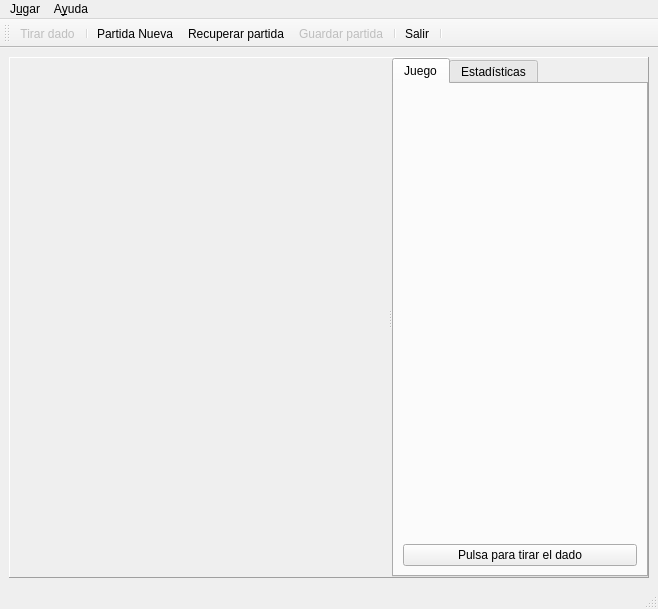
<?xml version="1.0" encoding="UTF-8"?>
<ui version="4.0">
 <author>Mariano Muñoz</author>
 <class>frmMain</class>
 <widget class="QMainWindow" name="frmMain">
  <property name="geometry">
   <rect>
    <x>0</x>
    <y>0</y>
    <width>658</width>
    <height>609</height>
   </rect>
  </property>
  <property name="cursor">
   <cursorShape>PointingHandCursor</cursorShape>
  </property>
  <property name="windowTitle">
   <string>glParchis 2010-2011</string>
  </property>
  <property name="windowIcon">
   <iconset resource="../images/glparchis.qrc">
    <normaloff>:/glparchis/ficharoja.png</normaloff>:/glparchis/ficharoja.png</iconset>
  </property>
  <property name="toolButtonStyle">
   <enum>Qt::ToolButtonTextUnderIcon</enum>
  </property>
  <widget class="QWidget" name="wdg">
   <layout class="QHBoxLayout" name="horizontalLayout">
    <item>
     <widget class="QSplitter" name="splitter">
      <property name="frameShape">
       <enum>QFrame::Panel</enum>
      </property>
      <property name="frameShadow">
       <enum>QFrame::Raised</enum>
      </property>
      <property name="orientation">
       <enum>Qt::Horizontal</enum>
      </property>
      <widget class="QWidget" name="layoutWidget">
       <layout class="QVBoxLayout" name="verticalLayout">
        <item>
         <widget class="wdgUserPanel" name="panel1" native="true">
          <property name="enabled">
           <bool>false</bool>
          </property>
          <property name="sizePolicy">
           <sizepolicy hsizetype="Minimum" vsizetype="Minimum">
            <horstretch>0</horstretch>
            <verstretch>0</verstretch>
           </sizepolicy>
          </property>
          <property name="minimumSize">
           <size>
            <width>378</width>
            <height>125</height>
           </size>
          </property>
         </widget>
        </item>
        <item>
         <widget class="wdgUserPanel" name="panel2" native="true">
          <property name="enabled">
           <bool>true</bool>
          </property>
          <property name="sizePolicy">
           <sizepolicy hsizetype="Minimum" vsizetype="Minimum">
            <horstretch>0</horstretch>
            <verstretch>0</verstretch>
           </sizepolicy>
          </property>
          <property name="minimumSize">
           <size>
            <width>378</width>
            <height>125</height>
           </size>
          </property>
         </widget>
        </item>
        <item>
         <widget class="wdgUserPanel" name="panel3" native="true">
          <property name="enabled">
           <bool>true</bool>
          </property>
          <property name="sizePolicy">
           <sizepolicy hsizetype="Minimum" vsizetype="Minimum">
            <horstretch>0</horstretch>
            <verstretch>0</verstretch>
           </sizepolicy>
          </property>
          <property name="minimumSize">
           <size>
            <width>378</width>
            <height>125</height>
           </size>
          </property>
         </widget>
        </item>
        <item>
         <widget class="wdgUserPanel" name="panel4" native="true">
          <property name="enabled">
           <bool>true</bool>
          </property>
          <property name="sizePolicy">
           <sizepolicy hsizetype="Minimum" vsizetype="Minimum">
            <horstretch>0</horstretch>
            <verstretch>0</verstretch>
           </sizepolicy>
          </property>
          <property name="minimumSize">
           <size>
            <width>378</width>
            <height>125</height>
           </size>
          </property>
         </widget>
        </item>
       </layout>
      </widget>
      <widget class="QWidget" name="layoutWidget">
       <layout class="QVBoxLayout" name="verticalLayout_2">
        <item>
         <widget class="QTabWidget" name="tab">
          <property name="sizePolicy">
           <sizepolicy hsizetype="Expanding" vsizetype="Expanding">
            <horstretch>0</horstretch>
            <verstretch>0</verstretch>
           </sizepolicy>
          </property>
          <property name="autoFillBackground">
           <bool>true</bool>
          </property>
          <property name="tabShape">
           <enum>QTabWidget::Rounded</enum>
          </property>
          <property name="currentIndex">
           <number>0</number>
          </property>
          <property name="elideMode">
           <enum>Qt::ElideMiddle</enum>
          </property>
          <widget class="QWidget" name="tabGame">
           <attribute name="icon">
            <iconset resource="../images/glparchis.qrc">
             <normaloff>:/glparchis/keko.png</normaloff>:/glparchis/keko.png</iconset>
           </attribute>
           <attribute name="title">
            <string>Juego</string>
           </attribute>
           <layout class="QGridLayout" name="gridLayout">
            <item row="0" column="0">
             <widget class="wdgGame" name="ogl" native="true">
              <property name="sizeIncrement">
               <size>
                <width>10</width>
                <height>10</height>
               </size>
              </property>
              <property name="focusPolicy">
               <enum>Qt::ClickFocus</enum>
              </property>
             </widget>
            </item>
            <item row="1" column="0">
             <widget class="QPushButton" name="cmdTirarDado">
              <property name="text">
               <string>Pulsa para tirar el dado</string>
              </property>
             </widget>
            </item>
           </layout>
          </widget>
          <widget class="QWidget" name="tabStatistics">
           <attribute name="title">
            <string>Estadísticas</string>
           </attribute>
           <layout class="QHBoxLayout">
            <item>
             <widget class="QTableWidget" name="table">
              <row>
               <property name="text">
                <string>Número de tiradas</string>
               </property>
              </row>
              <row>
               <property name="text">
                <string> </string>
               </property>
              </row>
              <row>
               <property name="text">
                <string>Dado saca 1</string>
               </property>
              </row>
              <row>
               <property name="text">
                <string>Dado saca 2</string>
               </property>
              </row>
              <row>
               <property name="text">
                <string>Dado saca 3</string>
               </property>
              </row>
              <row>
               <property name="text">
                <string>Dado saca 4</string>
               </property>
              </row>
              <row>
               <property name="text">
                <string>Dado saca 5</string>
               </property>
              </row>
              <row>
               <property name="text">
                <string>Dado saca 6</string>
               </property>
              </row>
              <row>
               <property name="text">
                <string> </string>
               </property>
              </row>
              <row>
               <property name="text">
                <string>Fichas comidas por mi</string>
               </property>
              </row>
              <row>
               <property name="text">
                <string>Fichas comidas por otro</string>
               </property>
              </row>
              <row>
               <property name="text">
                <string> </string>
               </property>
              </row>
              <row>
               <property name="text">
                <string>3 seises seguidos</string>
               </property>
              </row>
              <column>
               <property name="text">
                <string>Amarillo</string>
               </property>
              </column>
              <column>
               <property name="text">
                <string>Azul</string>
               </property>
              </column>
              <column>
               <property name="text">
                <string>Rojo</string>
               </property>
              </column>
              <column>
               <property name="text">
                <string>Verde</string>
               </property>
              </column>
             </widget>
            </item>
           </layout>
          </widget>
         </widget>
        </item>
       </layout>
      </widget>
     </widget>
    </item>
   </layout>
  </widget>
  <widget class="QMenuBar" name="menuBar">
   <property name="geometry">
    <rect>
     <x>0</x>
     <y>0</y>
     <width>658</width>
     <height>21</height>
    </rect>
   </property>
   <widget class="QMenu" name="menuAyuda">
    <property name="title">
     <string>A&amp;yuda</string>
    </property>
    <addaction name="actionAcercaDe"/>
   </widget>
   <widget class="QMenu" name="menuJugar">
    <property name="title">
     <string>J&amp;ugar</string>
    </property>
    <addaction name="actionPartidaNueva"/>
    <addaction name="separator"/>
    <addaction name="actionRecuperarPartida"/>
    <addaction name="actionGuardarPartida"/>
    <addaction name="separator"/>
    <addaction name="actionSalir"/>
   </widget>
   <addaction name="menuJugar"/>
   <addaction name="menuAyuda"/>
  </widget>
  <widget class="QToolBar" name="toolBar">
   <property name="windowTitle">
    <string>toolBar</string>
   </property>
   <attribute name="toolBarArea">
    <enum>TopToolBarArea</enum>
   </attribute>
   <attribute name="toolBarBreak">
    <bool>false</bool>
   </attribute>
   <addaction name="actionDado"/>
   <addaction name="separator"/>
   <addaction name="actionPartidaNueva"/>
   <addaction name="actionRecuperarPartida"/>
   <addaction name="actionGuardarPartida"/>
   <addaction name="separator"/>
   <addaction name="actionSalir"/>
   <addaction name="separator"/>
  </widget>
  <widget class="QStatusBar" name="status"/>
  <action name="actionSalir">
   <property name="icon">
    <iconset resource="../images/glparchis.qrc">
     <normaloff>:/glparchis/exit.png</normaloff>:/glparchis/exit.png</iconset>
   </property>
   <property name="text">
    <string>S&amp;alir</string>
   </property>
  </action>
  <action name="actionAcercaDe">
   <property name="icon">
    <iconset resource="../images/glparchis.qrc">
     <normaloff>:/glparchis/ficharoja.png</normaloff>:/glparchis/ficharoja.png</iconset>
   </property>
   <property name="text">
    <string>Acerca de</string>
   </property>
  </action>
  <action name="actionDado">
   <property name="enabled">
    <bool>false</bool>
   </property>
   <property name="icon">
    <iconset resource="../images/glparchis.qrc">
     <normaloff>:/glparchis/cube.png</normaloff>:/glparchis/cube.png</iconset>
   </property>
   <property name="text">
    <string>Tirar dado</string>
   </property>
  </action>
  <action name="actionRecuperarPartida">
   <property name="icon">
    <iconset resource="../images/glparchis.qrc">
     <normaloff>:/glparchis/open.png</normaloff>:/glparchis/open.png</iconset>
   </property>
   <property name="text">
    <string>&amp;Recuperar partida</string>
   </property>
  </action>
  <action name="actionGuardarPartida">
   <property name="enabled">
    <bool>false</bool>
   </property>
   <property name="icon">
    <iconset resource="../images/glparchis.qrc">
     <normaloff>:/glparchis/save.png</normaloff>:/glparchis/save.png</iconset>
   </property>
   <property name="text">
    <string>&amp;Guardar partida</string>
   </property>
  </action>
  <action name="actionPartidaNueva">
   <property name="icon">
    <iconset resource="../images/glparchis.qrc">
     <normaloff>:/glparchis/star.png</normaloff>:/glparchis/star.png</iconset>
   </property>
   <property name="text">
    <string>&amp;Partida Nueva</string>
   </property>
   <property name="toolTip">
    <string>Partida Nueva</string>
   </property>
  </action>
 </widget>
 <customwidgets>
  <customwidget>
   <class>wdgGame</class>
   <extends>QWidget</extends>
   <header location="global">wdgGame</header>
   <container>1</container>
  </customwidget>
  <customwidget>
   <class>wdgUserPanel</class>
   <extends>QWidget</extends>
   <header location="global">wdgUserPanel</header>
   <container>1</container>
  </customwidget>
 </customwidgets>
 <resources>
  <include location="../images/glparchis.qrc"/>
 </resources>
 <connections/>
</ui>
